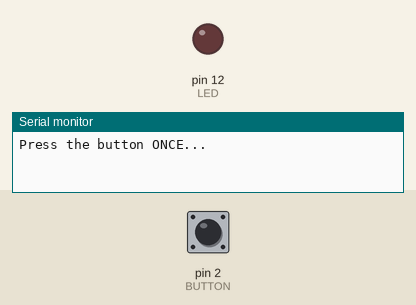
Simulated run of this sketch. Board: Arduino Uno, built with avr-gcc and run on an emulated ATmega328P. Parts: output pins drawn as LEDs (lit = HIGH), the last lines printed to the serial monitor. Inputs (shaded band) come from the test bench; at power-on: pin 2 (BUTTON) HIGH.

Above: at 1.2 s.
1.3 s: pin 2 (BUTTON) pulled LOW for 0.15 s
At 2.3 s:
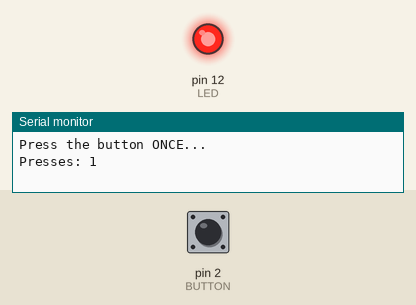
2.9 s: pin 2 (BUTTON) pulled LOW for 1 s
At 3.4 s:
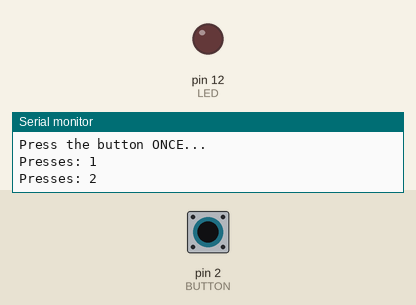
5.4 s: pin 2 (BUTTON) pulled LOW for 3.2 s
At 6.6 s:
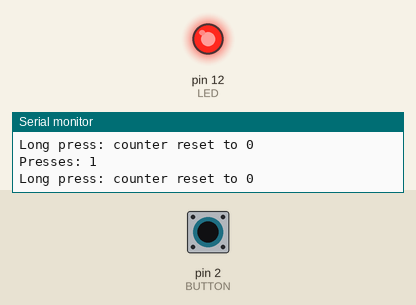
Timing chart, 0 to 8.4 s (numbered marks = the images above; inputs shaded):
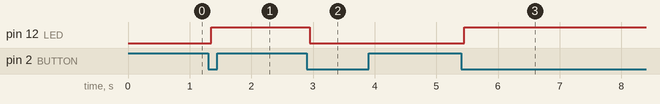

Measured:
- after the input at 1.3 s, pin 12 (LED): LOW → HIGH after 0.05 s
- after the input at 2.9 s, pin 12 (LED): HIGH → LOW after 0.05 s
- after the input at 5.4 s, pin 12 (LED): LOW → HIGH after 0.05 s

The sketch:

sketch.ino
```cpp
// Arduino in Your Browser — Episode 4 HOMEWORK SOLUTION: long press
// Short press: +1. Hold for 1 second: counter resets to 0. No delay().
// ChinarSoft | Wokwi Arduino Uno, no hardware needed
//
// INPUT_PULLUP + debounce with millis():
// a press only counts once the button has been steady for 50 ms.
// One press = one count, every time.

const int BUTTON = 2;      // button to GND, no external resistor
const int LED = 12;
const unsigned long DEBOUNCE_MS = 50;

int lastReading = HIGH;          // last raw reading (may be bouncing)
int stableState = HIGH;          // the debounced, trusted state
unsigned long lastChange = 0;    // when the raw reading last changed
int presses = 0;
bool ledOn = false;

const unsigned long LONG_PRESS_MS = 1000;
unsigned long pressStart = 0;   // when the current press began
bool resetDone = false;         // reset only once per long press

void setup() {
  pinMode(BUTTON, INPUT_PULLUP);   // built-in pull-up resistor
  pinMode(LED, OUTPUT);
  Serial.begin(115200);
  Serial.println("Press the button ONCE...");
}

void loop() {
  int reading = digitalRead(BUTTON);

  // 1. Still bouncing? Every change restarts the timer.
  if (reading != lastReading) {
    lastChange = millis();
    lastReading = reading;
  }

  // 2. Steady for 50 ms? Now we trust it.
  if (millis() - lastChange >= DEBOUNCE_MS && reading != stableState) {
    stableState = reading;

    // 3. Act only on the press (HIGH -> LOW), once.
    if (stableState == LOW) {
      presses++;
      ledOn = !ledOn;
      digitalWrite(LED, ledOn);
      Serial.print("Presses: ");
      Serial.println(presses);
      pressStart = millis();     // start timing this press
      resetDone = false;
    }
  }

  // 4. Homework: still held after 1 second? Reset the counter.
  if (stableState == LOW && !resetDone && millis() - pressStart >= LONG_PRESS_MS) {
    presses = 0;
    resetDone = true;
    Serial.println("Long press: counter reset to 0");
  }
}
```
